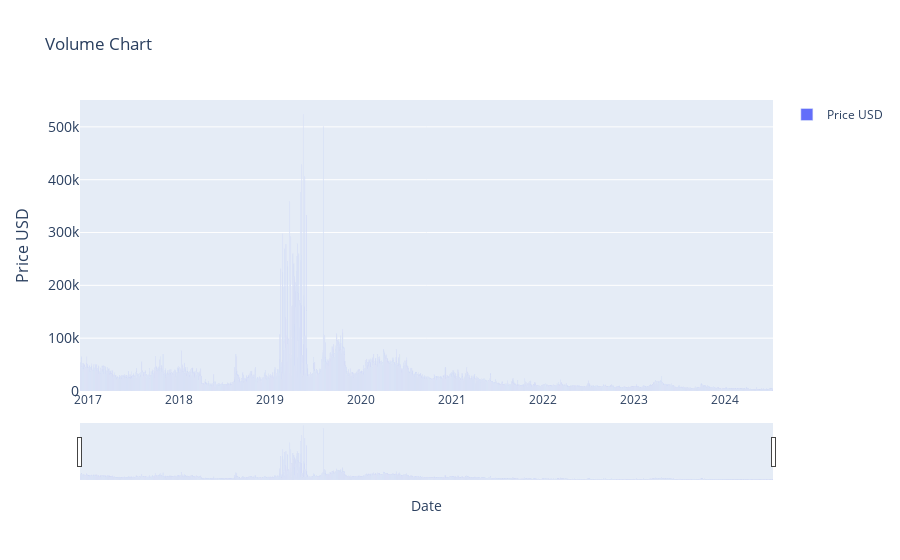

Here is the notebook cell this chart was saved with:
### Markdown cell above
### historic_volume

### Code cell
# > Volume Indicatior (1)

import plotly.graph_objects as go
import pandas as pd
from ipywidgets import interact, DatePicker
import numpy as np

df = current_item.copy()


start_date_picker = DatePicker(description='Start Date', value=START_DATE)
end_date_picker = DatePicker(description='End Date', value=END_DATE)


interact(lambda start_date, end_date: plot_historic_volume(df,  start_date, end_date),
         start_date=start_date_picker, end_date=end_date_picker)

### Figure 1 — Plotly figure (JSON) as saved in the notebook; plotly's stock layout.template omitted (floating-point values rounded to 4 significant figures; data arrays with more than 128 entries replaced by an {"elided": "..."} marker saying what was removed)
{"data": [{"name": "Price USD", "type": "bar", "x": {"elided": "2784 str values"}, "y": {"elided": "2784 int values"}}], "layout": {"showlegend": true, "title": {"text": "Volume Chart"}, "xaxis": {"rangeslider": {"visible": true}, "title": {"text": "Date"}, "type": "date"}, "yaxis": {"tickfont": {"size": 14}, "title": {"font": {"size": 16}, "text": "Price USD"}}}}
